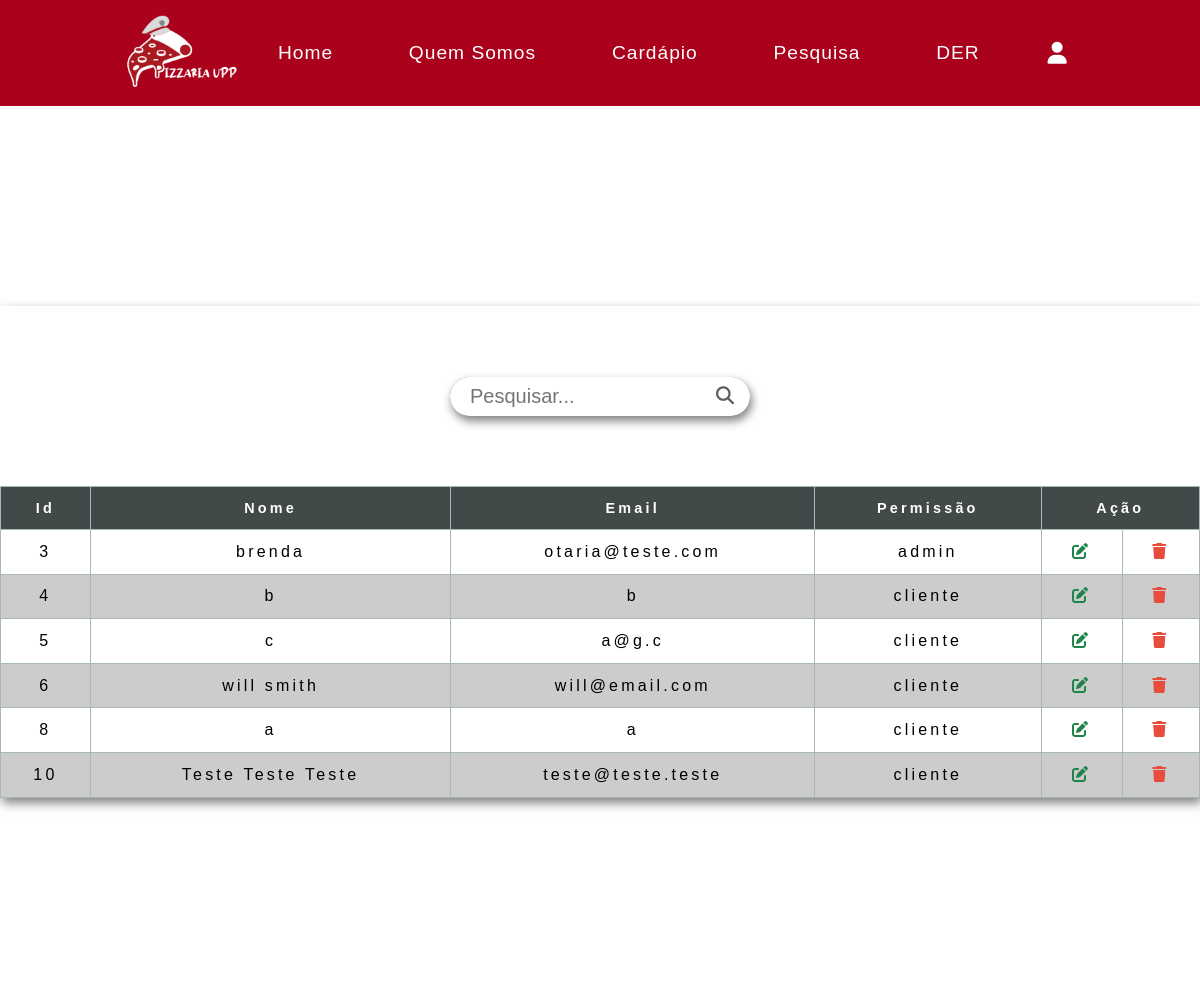
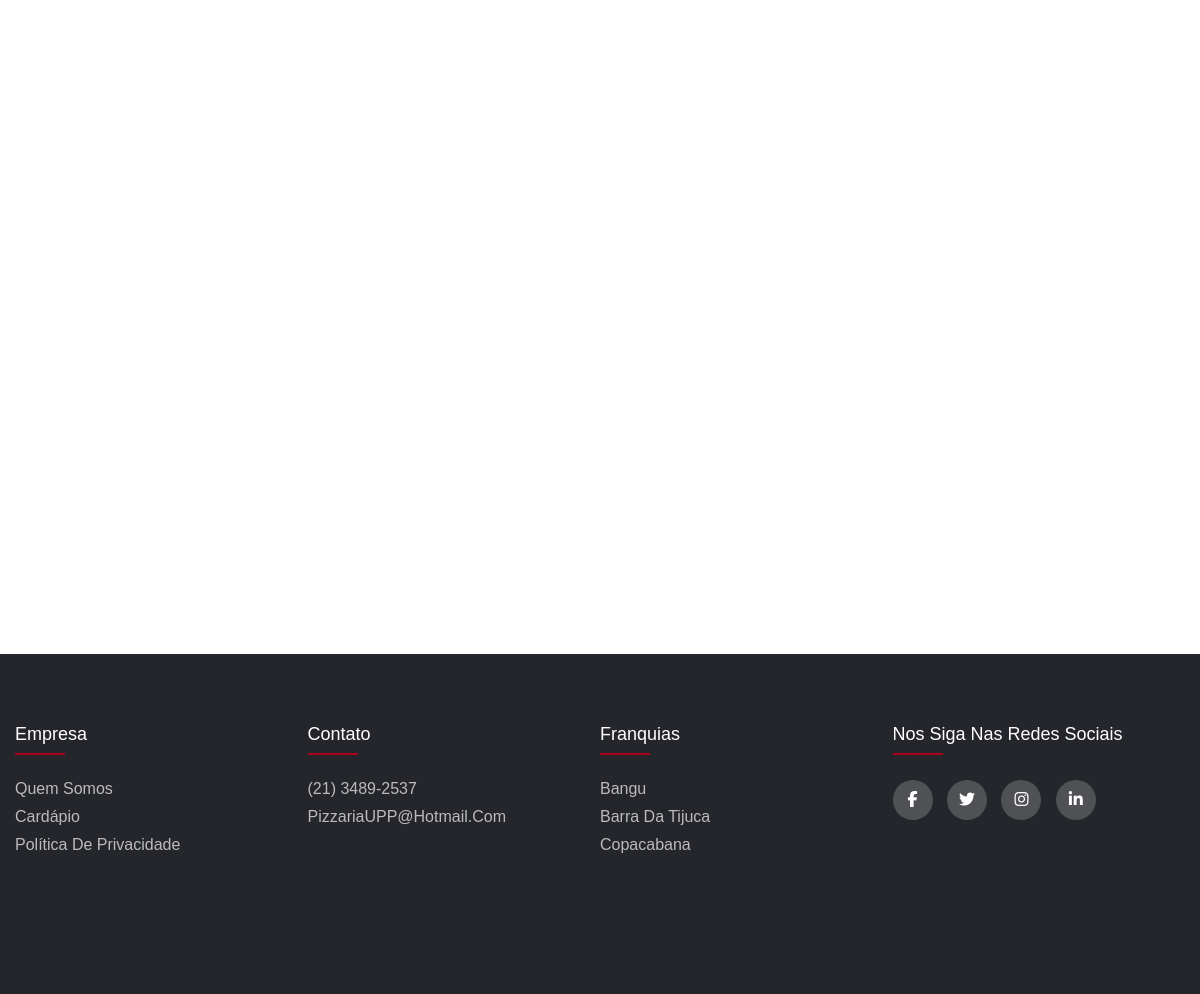
The page /TelaConsulta/consulta.php (signed in) on the database its author committed (2 pictures, top to bottom).
### tables this page shows
CREATE TABLE `usuario` (
  `ID_CLI` int(11) NOT NULL,
  `nome` varchar(100) NOT NULL,
  `email` varchar(100) NOT NULL,
  `senha` varchar(100) NOT NULL,
  `permissao` varchar(20) NOT NULL DEFAULT 'cliente',
  `dt_nascimento` varchar(100) NOT NULL,
  `sexo` varchar(100) NOT NULL,
  `nome_materno` varchar(100) NOT NULL,
  `cpf` varchar(100) NOT NULL,
  `tel_celular` varchar(100) NOT NULL,
  `tel_fixo` varchar(100) NOT NULL,
  `endereco` varchar(100) NOT NULL,
  `complemento` varchar(100) NOT NULL,
  `cep` varchar(100) NOT NULL
);

### TelaConsulta/consulta.php (the view, shortened to what this page needs)
        <?php
        require_once "../config.php";
        if(isset($_GET['search'])){
          $search = $_GET['search'];
          $sql = "SELECT *
                FROM usuario
                WHERE
                    nome LIKE '%$search%' or
                    email LIKE '%$search%' or
                    ID_CLI LIKE '%$search%'";
          $result = mysqli_query($conexao, $sql);
        }else{
        $sql = "SELECT * FROM usuario";
        $result = mysqli_query($conexao, $sql);
        }
        ?>
<!DOCTYPE html>
<html lang="en">
<head>
    <link rel="stylesheet" href="styles.css">
</head>
<body>
  <div class="hero">
    <nav>
      <img class="logo" src="logo-pizzaria-upp--light.png" alt="logo">
      <ul>
        <li><a href="../TelaHome/home.php">Home</a></li>
        <li><a href="../Tela-Quem-Somos/index.html">Quem Somos</a></li>
        <li><a href="../TelaCardápio/index.html">Cardápio</a></li>
        <li><a href="#">Pesquisa</a></li>
        <li><a href="../Tela-Modelo-Banco/index.html">DER</a></li>
      </ul>
      <div class="user-pic"><i class="fa-solid fa-user" onclick="toggleMenu()"></i></div>
    </nav>
  </div>
  <div class="container">
    <div class="tbl_container">
      <div class="search-container">
        <form action="">
          <input type="text" placeholder="Pesquisar..." id="pesquisar">
          <button id="search_btn"><i class="fa-solid fa-magnifying-glass"></i></button>
        </form>
      </div>
        <table class="tbl">
            <thead>
                <tr>
                    <th>Id</th>
                    <th>Nome</th>
                    <th>Email</th>
                    <th>Permissão</th>
                    <th colspan="2">Ação</th>
                </tr>
            </thead>
            <tbody>
                <?php
                while($row = mysqli_fetch_assoc($result)){
                   $id = $row['ID_CLI'];
                   $idDelete = $row['ID_CLI'];
                   $nome = $row['nome'];
                   $email = $row['email'];
                   $permissao = $row['permissao'];
                   $admin_email = $_SESSION['email'];
                   if($email == $admin_email){
                      $idDelete = "";
                   }
                ?>
                <tr>
                    <td data-Lable="Id"><?php echo $id;?> </td>
                    <td data-Lable="Nome"> <?php echo $nome;?> </td>
                    <td data-Lable="Email"> <?php echo $email;?> </td>
                    <td data-Lable="Permissão"> <?php echo $permissao;?> </td>
                    <td data-Lable="Editar">
                        <a class="btn_edit" href ="../TelaConsulta/edit.php?id=<?php echo $row["ID_CLI"];?>"><i class="fa-solid fa-pen-to-square"></i></button>
                    </td>
                    <td data-Lable="Deletar">
                        <a class="btn_trash" href ="../TelaConsulta/delete.php?id=<?php echo $idDelete;?>"><i class="fa-solid fa-trash"></i></button>
                    </td>
                </tr>
                <?php }; ?>
            </tbody>
        </table>
    </div>
</div>
    <footer class="footer">
        <div class="footer-container">
          <div class="row">
            <div class="footer-col">
              <h4>Empresa</h4>
              <ul>
                <li><a href="../Tela-Quem-Somos/index.html">Quem Somos</a></li>
                <li><a href="../TelaCardápio/index.html">Cardápio</a></li>
                <li><a href="#">Política de Privacidade</a></li>
              </ul>
            </div>
            <div class="footer-col">
              <h4>Contato</h4>
              <ul>
                <li><a href="#">(21) 3489-2537</a></li>
                <li><a href="#">PizzariaUPP@hotmail.com</a></li>
              </ul>
            </div>
            <div class="footer-col">
              <h4>Franquias</h4>
              <ul>
                <li><a href="#">Bangu</a></li>
                <li><a href="#">Barra da Tijuca</a></li>
                <li><a href="#">Copacabana</a></li>
              </ul>
            </div>
            <div class="footer-col">
              <h4>Nos siga nas redes sociais</h4>
              <div class="social-links">
                <a href="#"><i class="fab fa-facebook-f"></i></a>
                <a href="#"><i class="fab fa-twitter"></i></a>
                <a href="#"><i class="fab fa-instagram"></i></a>
                <a href="#"><i class="fab fa-linkedin-in"></i></a>
              </div>
            </div>
          </div>
        </div>
     </footer>
</body>
</html>

### TelaConsulta/styles.css (style rules this page uses)
* { margin: 0; padding: 0; box-sizing: border-box; }
body { margin: 0; padding: 0; }
.hero { width: 100%; position: relative; background: #fff; }
nav { background: #aa011c; width: 100%; padding: 10px 10%; display: flex; align-items: center; justify-content: space-between; position: relative; }
.logo { width: 120px; }
.user-pic { width: 40px; border-radius: 50%; cursor: pointer; margin-left: 30px; }
nav ul { width: 100%; text-align: right; display: flex; justify-content: space-around; list-style: none; }
nav ul li a { color: #fff; text-decoration: none; font-family: sans-serif; font-size: 1.2rem; letter-spacing: 1px; }
div .fa-user { color: #fff; font-size: 22px; }
* .search-container { display: flex; margin-left: auto; margin-right: auto; align-items: center; font-family: "poppins", sans-serif; width: 50%; min-width: 250px; max-width: 300px; height: 180px; text-align: center; }
form { background: gray; border-radius: 25px; position: relative; }
input { width: 100%; height: 100%; display: block; border-radius: 25px; font-size: 20px; padding: 8px 40px 8px 20px; border: none; box-shadow: 2px 5px 10px rgba(0, 0, 0, 0.5); }
form button { position: absolute; top: 0; right: 0; width: 50px; height: 100%; border-radius: 50%; cursor: pointer; border: none; background: none; font-size: 18px; }
form button i { color: rgb(93, 94, 95); }
.container { margin-top: 200px; margin-left: auto; margin-right: auto; font-family: "poppins", sans-serif; max-width: 1440px; width: 100%; background: #fff; box-shadow: 2px 5px 10px rgba(0, 0, 0, 0.5); }
.tbl { width: 100%; border-collapse: collapse; }
.tbl thead { background-color: #424949; color: #fff; }
.tbl thead tr th { font-size: 0.9rem; padding: 0.8rem; letter-spacing: 0.2rem; vertical-align: top; border: 1px solid #aab7b8; }
.tbl tbody tr td { font-size: 1rem; letter-spacing: 0.2rem; font-size: normal; text-align: center; border: 1px solid #aab7b8; padding: 0.8rem; }
.tbl tr:nth-child(even) { background: #ccc; }
.btn_trash { background-color: transparent; color: #e74c3c; }
.btn_edit { background: transparent; color: #1e8449; }
.footer-container { max-width: 1170px; margin: auto; }
.row { display: flex; flex-wrap: wrap; }
.footer-col ul { list-style: none; padding-inline-start: 0px; }
.footer { background-color: #24262b; padding: 70px 0; margin-top: 850px; font-family: sans-serif; }
.footer-col { width: 25%; height: 200px; }
.footer-col h4 { font-size: 18px; color: #ffffff; text-transform: capitalize; margin-bottom: 35px; font-weight: 500; position: relative; }
.footer-col h4::before { content: ""; position: absolute; left: 0; bottom: -10px; background-color: #aa011c; height: 2px; box-sizing: border-box; width: 50px; }
.footer-col ul li:not(:last-child) { margin-bottom: 10px; }
.footer-col ul li a { font-size: 16px; text-transform: capitalize; color: #ffffff; text-decoration: none; font-weight: 300; color: #bbbbbb; display: block; transition: all 0.3s ease; }
.footer-col .social-links a { display: inline-block; height: 40px; width: 40px; background-color: rgba(255, 255, 255, 0.2); margin: 0 10px 10px 0; text-align: center; line-height: 40px; border-radius: 50%; color: #ffffff; transition: all 0.5s ease; }

### rows shown on the page
usuario: ID_CLI "3", nome "brenda", email "otaria@teste.com", permissao "admin"
usuario: ID_CLI "4", nome "b", email "b", permissao "cliente"
usuario: ID_CLI "5", nome "c", email "a@g.c", permissao "cliente"
usuario: ID_CLI "6", nome "will smith", email "will@email.com", permissao "cliente"
usuario: ID_CLI "8", nome "a", email "a", permissao "cliente"
usuario: ID_CLI "10", nome "Teste Teste Teste", email "teste@teste.teste", permissao "cliente"
